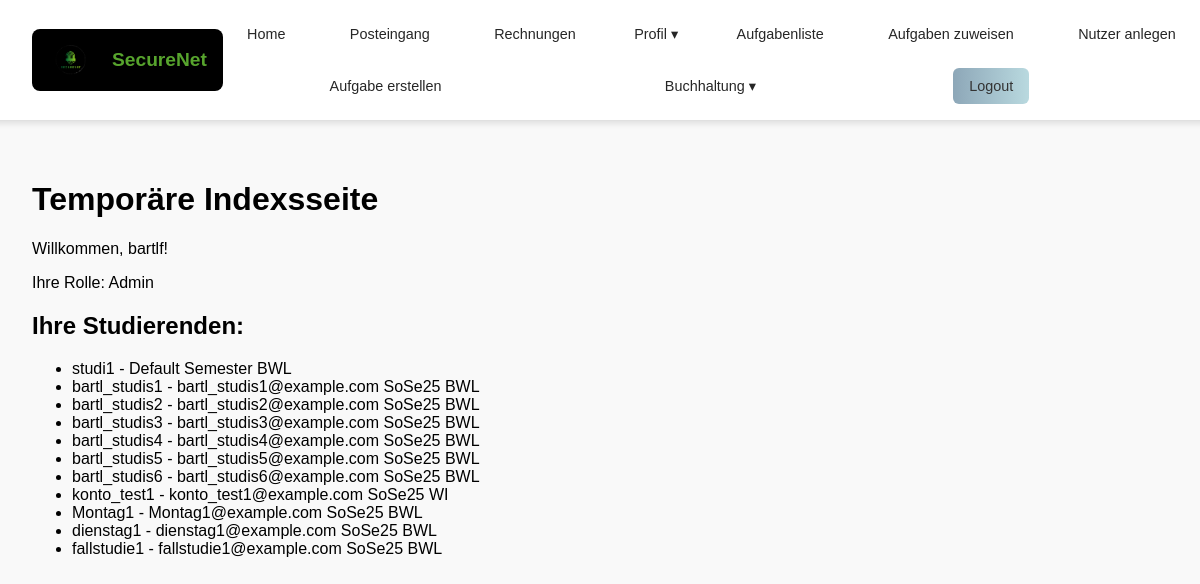
The app's page / (signed in), older data.
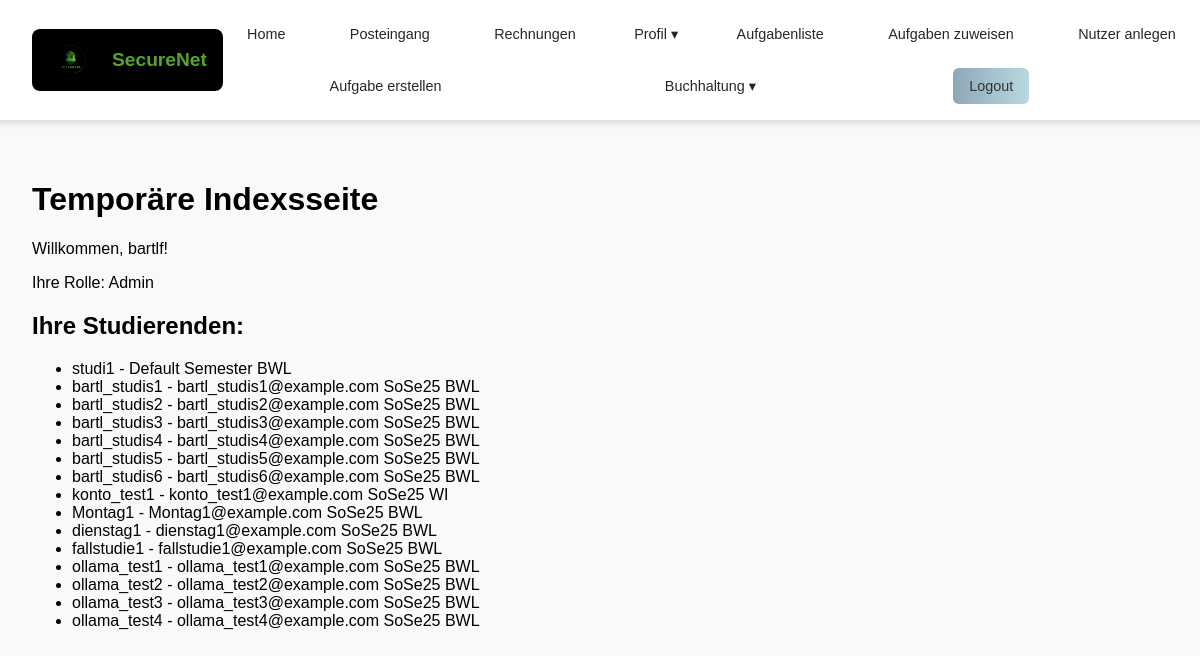
The same page, newer data.
### users/models.py (models this page shows, shortened)
class CustomUser(AbstractUser):
    objects = CustomUserManager()
    ROLE_CHOICES = (
        ('student', 'Studierende'),
        ('teacher', 'Lehrkraft'),
    )
    role = models.CharField(max_length=10, choices=ROLE_CHOICES, default='student')
    professor = models.ForeignKey(
        'self',
        null=True, blank=True,
        limit_choices_to={'role': 'teacher'},
        on_delete=models.SET_NULL,
        related_name='students'
    )
    semester = models.ForeignKey(Semester, null = True, on_delete=models.CASCADE, default = 1)
    studiengang = models.ForeignKey(
        Studiengang,
        on_delete=models.CASCADE,
        null=True, blank=True,  # Allow empty reference initially
        related_name='students'  # Optional but recommended for clarity
    )
    unternehmen = models.ForeignKey(
        Unternehmen,
        on_delete=models.SET_NULL,
        null=True, blank=True,
        related_name="studierende"
    )
    display_name = models.CharField(max_length=150, blank=True, null=True)
    nutzergruppe = models.IntegerField(null=True, blank=True)  # Kann für Lehrer None sein

class Semester(models.Model):
    name = models.CharField(max_length=10, unique=True)
    ersteller = models.IntegerField(null=True, blank=True)
    def __str__(self):
        return self.name

class Studiengang(models.Model):
    name = models.CharField(max_length=100, unique=True)
    ersteller = models.IntegerField(null=True, blank=True)
    def __str__(self):
        return self.name

### young_wolf/views.py (the view)
# urls.py: path('', views.index, name = 'index'),
@login_required(login_url="/users/login/")
def index(request):
    students = request.user.students.all() if request.user.role == 'teacher' else None
    return render(request, 'index.html', {'students': students})

### templates/index.html (shortened to what this page needs)
{% extends 'master_layout.html' %}
{% load static %}
{% block content %}
    <h1>Temporäre Indexsseite</h1>
    <p>Willkommen, {{ user.username }}!</p>
    {% if user.is_superuser %}
        <p>Ihre Rolle: Admin</p>
    {% else %}
        <p>Ihre Rolle: {{ user.get_role_display }}</p>
    {% endif %}
    {% if user.role == 'teacher' %}
        <h2>Ihre Studierenden:</h2>
        {% if students %}
            <ul>
            {% for student in students %}
                <li>{{ student.username }} - {{ student.email }} {{student.semester}} {{student.studiengang}}</li>
            {% endfor %}
            </ul>
        {% else %}
            <p>Sie haben derzeit keine Studierenden unter Ihrer Betreuung.</p>
        {% endif %}
    {% endif %}
{% endblock %}

Row changes from the older to the newer data that the page shows:
added CustomUser: username "ollama_test1", email "ollama_test1@example.com", semester "SoSe25", studiengang "BWL"
added CustomUser: username "ollama_test2", email "ollama_test2@example.com", semester "SoSe25", studiengang "BWL"
added CustomUser: username "ollama_test3", email "ollama_test3@example.com", semester "SoSe25", studiengang "BWL"
added CustomUser: username "ollama_test4", email "ollama_test4@example.com", semester "SoSe25", studiengang "BWL"
